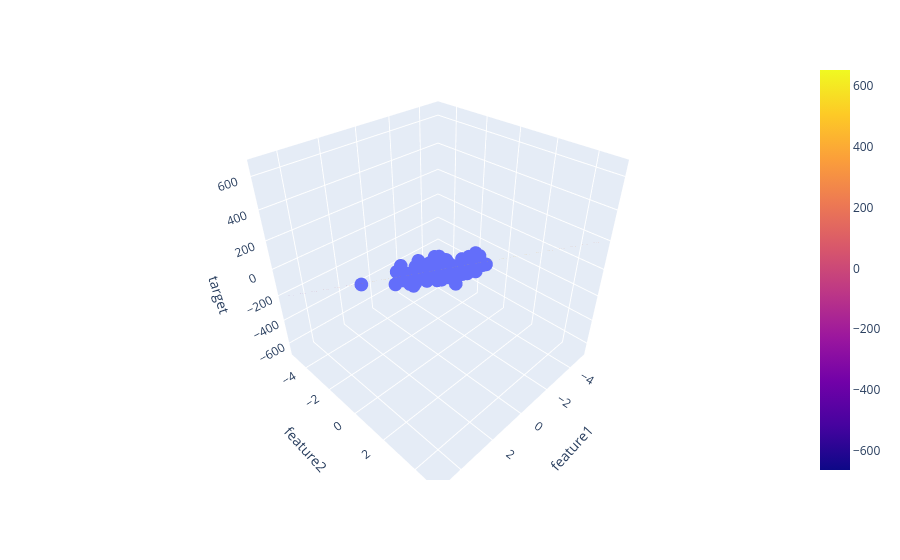

Notebook code for this chart:
### Code cell
# Create comprehensive visualization of multiple linear regression

# 1. Plot the original training data as a scatter plot
# Shows actual observed values (data points) in 3D space
fig = px.scatter_3d(df, x='feature1', y='feature2', z='target')

# 2. Add the fitted regression plane/surface on top
# This is the equation the model learned: it shows the predicted relationship
# between the two input features and the target value
# The plane represents: y = b₀ + b₁(feature1) + b₂(feature2)
fig.add_trace(go.Surface(x=x, y=y, z=z))

# Display the combined visualization
# You can see how well the plane fits through the scattered data points
fig.show()
